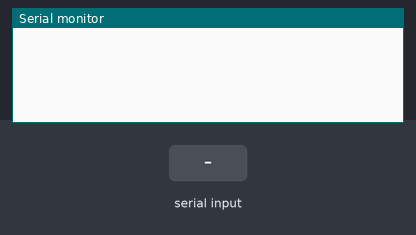
Bench run of a sketch on a simulated ESP32. On the bench: the last lines printed to the serial monitor. The test bench sets the inputs (shaded band). WiFi joins after 1.5 s; servers stay silent unless stated.

Above: at 3.1 s.
3.2 s: "90,45\n" received over the second serial link
At 3.5 s:
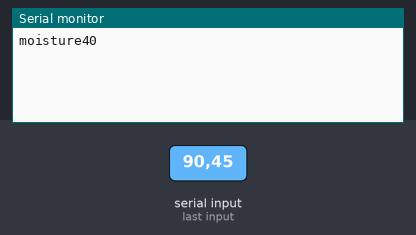
4.7 s: "30,150\n" received over the second serial link
At 5.9 s:
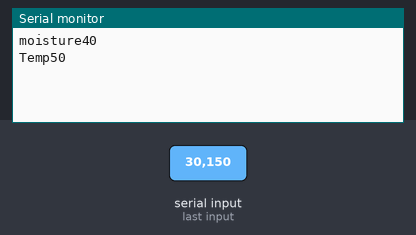
6.2 s: "200\n" received over the second serial link
At 7.0 s:
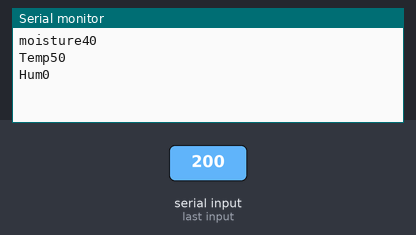

The sketch:

ESP32.ino
```cpp
#define BLYNK_TEMPLATE_ID "TMPLTka5b8wN"
#define BLYNK_DEVICE_NAME "Greenhouse Strawberry"
#define BLYNK_FIRMWARE_VERSION "0.1.0"
#define BLYNK_PRINT Serial

#include "SoftwareSerial.h"
#define APP_DEBUG
#include "BlynkEdgent.h"

SoftwareSerial Esp(35,34);
int Soil,Temp,Hum,Lamp,Valve,Fan;

void setup()
{
  Serial.begin(115200);
  Esp.begin(9600);
  pinMode(35,INPUT);
  pinMode(34,OUTPUT);
  delay(100);
  BlynkEdgent.begin();
}

void Greenhouse()
{
  if(Esp.available() > 0)
    {
      int serial = Esp.parseInt();
      if (serial >=50 && serial < 100)
        {
          Soil = serial - 50;
          Serial.print("moisture"); Serial.println(Soil);
          Blynk.virtualWrite(V0,Soil);
        }
      else if(serial >=100 && serial < 200)
        {
          Temp = serial - 100;
          Serial.print("Temp"); Serial.println(Temp);
          Blynk.virtualWrite(V1,Temp);
        }
      else if(serial >=200 && serial < 300)
        {
          Hum = serial - 200;
          Serial.print("Hum"); Serial.println(Hum);
          Blynk.virtualWrite(V2,Hum);
        }
      else if(serial >=300 && serial < 350)
        {
          Lamp = serial - 300;
          Serial.print("Lamp"); Serial.println(Lamp);
          Blynk.virtualWrite(V3,Lamp);
        }
      else if(serial >=350 && serial < 400)
        {
          Valve = serial - 350;
          Serial.print("Valve"); Serial.println(Valve);
          Blynk.virtualWrite(V4,Valve);
        }
      else if(serial >=400 && serial < 450)
        {
          Fan = serial - 400;
          Serial.print("Fan"); Serial.println(Fan);
          Blynk.virtualWrite(V5,Fan);
        }
    }
  else
    {
    }
}


void loop()
{
  BlynkEdgent.run();
  Greenhouse();
}
```

Measured:
- after the input at 3.2 s, the serial monitor: prints a new line at once (image 1)
- after the input at 4.7 s, the serial monitor: prints a new line at once (image 2)
- after the input at 6.2 s, the serial monitor: prints a new line at once (image 3)
